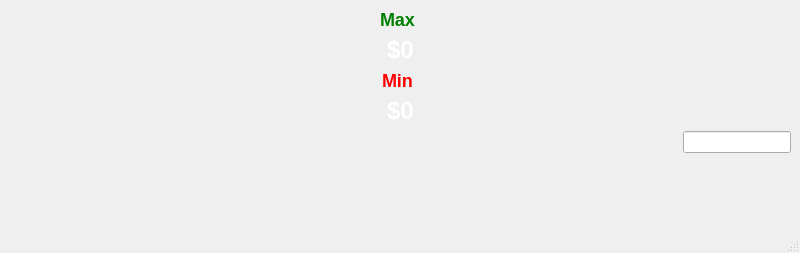
<?xml version="1.0" encoding="UTF-8"?>
<ui version="4.0">
 <class>MainWindow</class>
 <widget class="QMainWindow" name="MainWindow">
  <property name="geometry">
   <rect>
    <x>0</x>
    <y>0</y>
    <width>800</width>
    <height>253</height>
   </rect>
  </property>
  <property name="sizePolicy">
   <sizepolicy hsizetype="Minimum" vsizetype="Minimum">
    <horstretch>0</horstretch>
    <verstretch>30</verstretch>
   </sizepolicy>
  </property>
  <property name="maximumSize">
   <size>
    <width>16777215</width>
    <height>253</height>
   </size>
  </property>
  <property name="windowTitle">
   <string>QtBitcoinMonitor</string>
  </property>
  <widget class="QWidget" name="centralwidget">
   <layout class="QVBoxLayout" name="verticalLayout">
    <item>
     <layout class="QHBoxLayout" name="horizontalLayout_3">
      <item>
       <spacer name="horizontalSpacer_5">
        <property name="orientation">
         <enum>Qt::Horizontal</enum>
        </property>
        <property name="sizeHint" stdset="0">
         <size>
          <width>40</width>
          <height>20</height>
         </size>
        </property>
       </spacer>
      </item>
      <item>
       <widget class="QLabel" name="maxLabel">
        <property name="styleSheet">
         <string notr="true">color: green;</string>
        </property>
        <property name="text">
         <string>&lt;h2&gt; Max &lt;/h2&gt;</string>
        </property>
       </widget>
      </item>
      <item>
       <spacer name="horizontalSpacer_6">
        <property name="orientation">
         <enum>Qt::Horizontal</enum>
        </property>
        <property name="sizeHint" stdset="0">
         <size>
          <width>40</width>
          <height>20</height>
         </size>
        </property>
       </spacer>
      </item>
     </layout>
    </item>
    <item>
     <layout class="QHBoxLayout" name="horizontalLayout">
      <item>
       <spacer name="horizontalSpacer">
        <property name="orientation">
         <enum>Qt::Horizontal</enum>
        </property>
        <property name="sizeHint" stdset="0">
         <size>
          <width>40</width>
          <height>20</height>
         </size>
        </property>
       </spacer>
      </item>
      <item>
       <widget class="QLabel" name="higherValue">
        <property name="styleSheet">
         <string notr="true">color : white;</string>
        </property>
        <property name="text">
         <string>&lt;h1&gt;$0&lt;/h1&gt;</string>
        </property>
       </widget>
      </item>
      <item>
       <spacer name="horizontalSpacer_2">
        <property name="orientation">
         <enum>Qt::Horizontal</enum>
        </property>
        <property name="sizeHint" stdset="0">
         <size>
          <width>40</width>
          <height>20</height>
         </size>
        </property>
       </spacer>
      </item>
     </layout>
    </item>
    <item>
     <layout class="QHBoxLayout" name="horizontalLayout_4">
      <item>
       <spacer name="horizontalSpacer_7">
        <property name="orientation">
         <enum>Qt::Horizontal</enum>
        </property>
        <property name="sizeHint" stdset="0">
         <size>
          <width>40</width>
          <height>20</height>
         </size>
        </property>
       </spacer>
      </item>
      <item>
       <widget class="QLabel" name="minLabel">
        <property name="styleSheet">
         <string notr="true">color: red;</string>
        </property>
        <property name="text">
         <string>&lt;h2&gt; Min &lt;/h2&gt;</string>
        </property>
       </widget>
      </item>
      <item>
       <spacer name="horizontalSpacer_8">
        <property name="orientation">
         <enum>Qt::Horizontal</enum>
        </property>
        <property name="sizeHint" stdset="0">
         <size>
          <width>40</width>
          <height>20</height>
         </size>
        </property>
       </spacer>
      </item>
     </layout>
    </item>
    <item>
     <layout class="QHBoxLayout" name="chartLayout">
      <item>
       <spacer name="horizontalSpacer_3">
        <property name="orientation">
         <enum>Qt::Horizontal</enum>
        </property>
        <property name="sizeHint" stdset="0">
         <size>
          <width>40</width>
          <height>20</height>
         </size>
        </property>
       </spacer>
      </item>
      <item>
       <widget class="QLabel" name="lowerValue">
        <property name="styleSheet">
         <string notr="true">color : white;</string>
        </property>
        <property name="text">
         <string>&lt;h1&gt;$0&lt;/h1&gt;</string>
        </property>
       </widget>
      </item>
      <item>
       <spacer name="horizontalSpacer_4">
        <property name="orientation">
         <enum>Qt::Horizontal</enum>
        </property>
        <property name="sizeHint" stdset="0">
         <size>
          <width>40</width>
          <height>20</height>
         </size>
        </property>
       </spacer>
      </item>
     </layout>
    </item>
    <item>
     <layout class="QHBoxLayout" name="horizontalLayout_2">
      <item>
       <spacer name="horizontalSpacer_9">
        <property name="orientation">
         <enum>Qt::Horizontal</enum>
        </property>
        <property name="sizeHint" stdset="0">
         <size>
          <width>40</width>
          <height>20</height>
         </size>
        </property>
       </spacer>
      </item>
      <item>
       <widget class="QLineEdit" name="lineEdit">
        <property name="sizePolicy">
         <sizepolicy hsizetype="Fixed" vsizetype="Fixed">
          <horstretch>0</horstretch>
          <verstretch>0</verstretch>
         </sizepolicy>
        </property>
       </widget>
      </item>
     </layout>
    </item>
    <item>
     <spacer name="verticalSpacer">
      <property name="orientation">
       <enum>Qt::Vertical</enum>
      </property>
      <property name="sizeHint" stdset="0">
       <size>
        <width>20</width>
        <height>40</height>
       </size>
      </property>
     </spacer>
    </item>
   </layout>
  </widget>
  <widget class="QMenuBar" name="menubar">
   <property name="geometry">
    <rect>
     <x>0</x>
     <y>0</y>
     <width>800</width>
     <height>22</height>
    </rect>
   </property>
  </widget>
  <widget class="QStatusBar" name="statusbar"/>
 </widget>
 <resources/>
 <connections/>
</ui>
